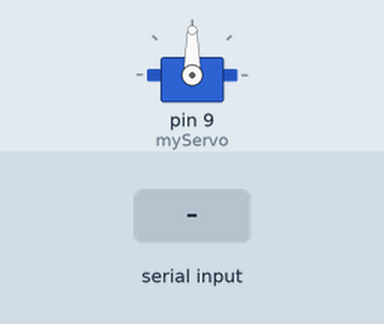
Bench run of a sketch on a simulated Arduino Uno, built with avr-gcc and run on an emulated ATmega328P. Parts: servo. The inputs (shaded band) are chosen by the test bench.

Above: at 1.2 s.
1.3 s: byte 30 received over Serial
At 1.9 s:
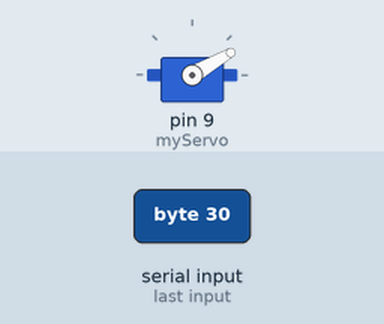
2.8 s: byte 120 received over Serial
At 3.1 s:
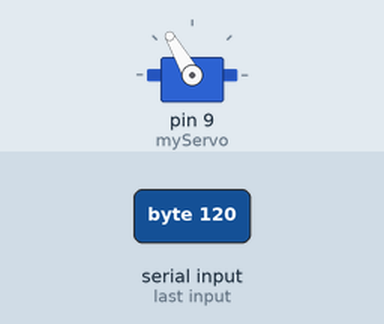
Timing chart, 0 to 5.8 s (numbered marks = the images above; inputs shaded):
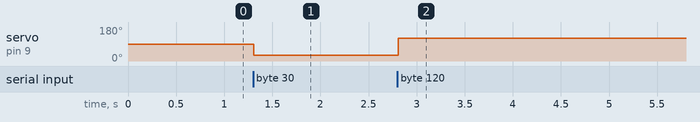

Measured:
- after the input at 1.3 s, servo on pin 9 (myServo): 90° → 30° at once
- after the input at 2.8 s, servo on pin 9 (myServo): 30° → 120° at once

The sketch:

030ArduinoMega.ino
```cpp
#include <Servo.h>
Servo myServo;
int val;

void setup() {

  myServo.attach(9);
  Serial.begin(9600);

}

void loop() {

  if(Serial.available() > 0){

    val = Serial.read();
    myServo.write(val);

  }
  delay(15);

}
```
